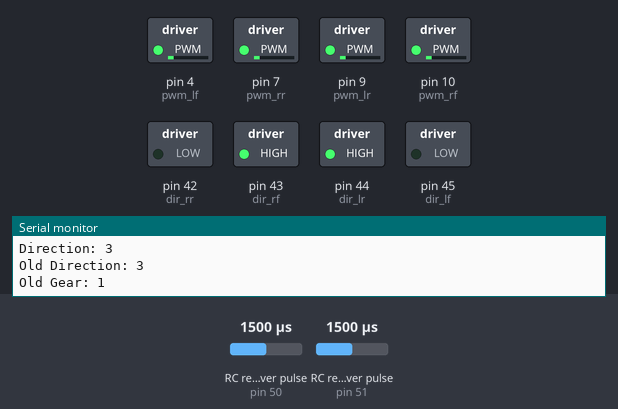
A sketch run on a simulated Arduino Mega 2560, built with avr-gcc and run on an emulated ATmega2560. On the bench: switched loads named in the sketch (green lamp = pin HIGH), the last lines printed to the serial monitor. Wiring (inferred from the names in the program): 2 × RC receiver channel: data pin 50 / data pin 51. The inputs (shaded band) are chosen by the test bench; at power-on: RC receiver pulse (sensors on pin 50, pin 51) 1500 µs.

Above: at 1.2 s.
1.3 s: RC receiver pulse (sensor on pin 50) set to 1521 µs
4.3 s: RC receiver pulse (sensor on pin 50) set to 1542 µs
At 5.2 s:
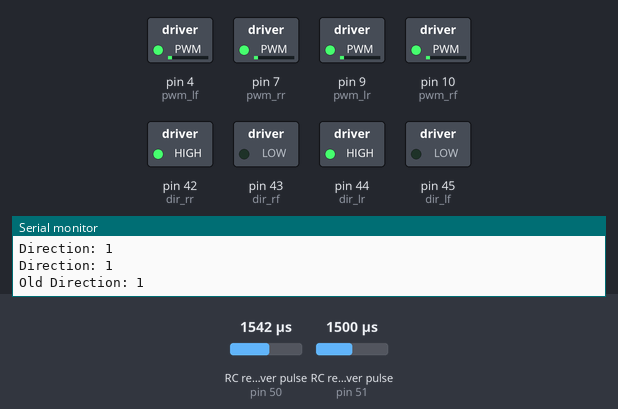
5.9 s: RC receiver pulse (sensor on pin 51) set to 1750 µs
At 6.4 s:
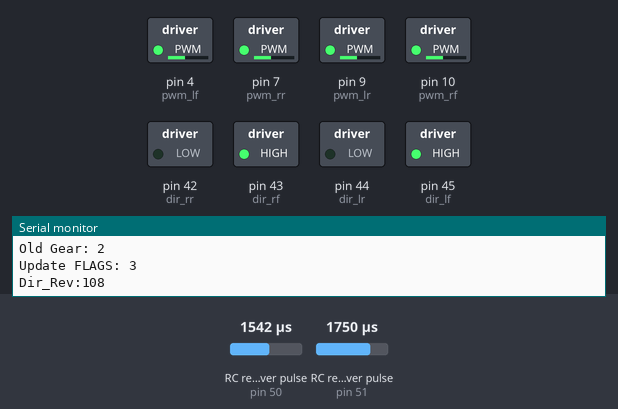
7.6 s: RC receiver pulse (sensor on pin 51) set to 1679 µs
10.6 s: RC receiver pulse (sensor on pin 51) set to 1647 µs
At 11.9 s:
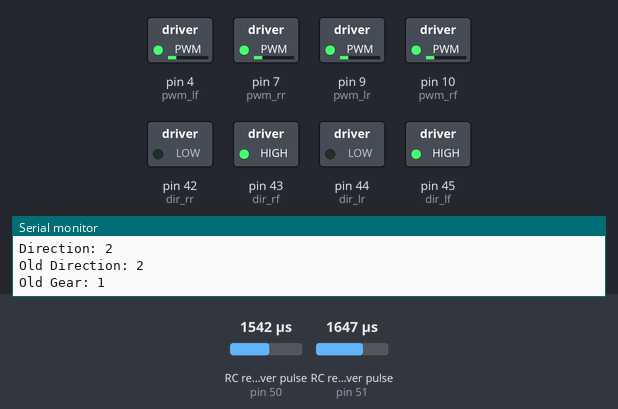
12.2 s: RC receiver pulse (sensor on pin 50) set to 1020 µs
At 12.7 s:
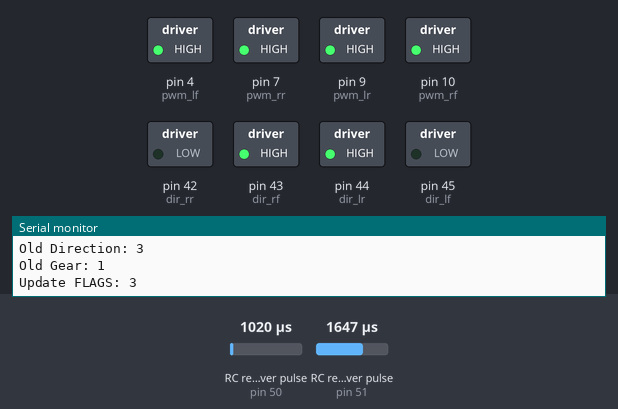
Timing chart, 0 to 14.8 s (numbered marks = the images above; inputs shaded):
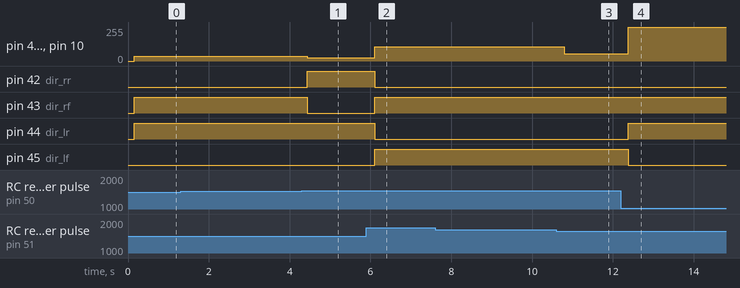

Measured:
- the behaviour switches between 1529 and 1530 µs on RC receiver pulse (sensor on pin 50) (found by bisection; images 0 and 1)
- the behaviour switches between 1662 and 1661 µs on RC receiver pulse (sensor on pin 51) (found by bisection; images 2 and 3)
- after the input at 4.3 s, pin 4 (pwm_lf), pin 7 (pwm_rr), pin 9 (pwm_lr), pin 10 (pwm_rf): 36/255 → 25/255 after 0.14 s; pin 42 (dir_rr): LOW → HIGH after 0.14 s; pin 43 (dir_rf): HIGH → LOW after 0.14 s
- after the input at 5.9 s, pin 4 (pwm_lf), pin 7 (pwm_rr), pin 9 (pwm_lr), pin 10 (pwm_rf): 25/255 → 108/255 after 0.20 s; pin 42 (dir_rr), pin 44 (dir_lr): HIGH → LOW after 0.20 s; pin 43 (dir_rf), pin 45 (dir_lf): LOW → HIGH after 0.20 s
- after the input at 10.6 s, pin 4 (pwm_lf), pin 7 (pwm_rr), pin 9 (pwm_lr), pin 10 (pwm_rf): 108/255 → 53/255 after 0.20 s
- after the input at 12.2 s, pin 4 (pwm_lf), pin 7 (pwm_rr), pin 9 (pwm_lr), pin 10 (pwm_rf): 53/255 → 255/255 after 0.18 s; pin 44 (dir_lr): LOW → HIGH after 0.18 s; pin 45 (dir_lf): HIGH → LOW after 0.18 s

The sketch:

DaguRCTestv1.ino
```cpp
#include <PinChangeInt.h>


// MultiChannel L293D
//
// rcarduino.blogspot.com
//
// A simple approach for reading two RC Channels from a hobby quality receiver
// and outputting to the common motor driver IC the L293D to drive a tracked vehicle
//
// We will use the Arduino to mix the channels to give car like steering using a standard two stick
// or pistol grip transmitter. The Aux channel will be used to switch and optional momentum mode on and off
//
// See related posts -
//
// Reading an RC Receiver - What does this signal look like and how do we read it -
// http://rcarduino.blogspot.co.uk/2012/01/how-to-read-rc-receiver-with.html
//
// The Arduino library only supports two interrupts, the Arduino pinChangeInt Library supports more than 20 -
// http://rcarduino.blogspot.co.uk/2012/03/need-more-interrupts-to-read-more.html
//
// The Arduino Servo Library supports upto 12 Servos on a single Arduino, read all about it here -
// http://rcarduino.blogspot.co.uk/2012/01/can-i-control-more-than-x-servos-with.html
//
// The wrong and then the right way to connect servos to Arduino
// http://rcarduino.blogspot.com/2012/04/servo-problems-with-arduino-part-1.html
// http://rcarduino.blogspot.com/2012/04/servo-problems-part-2-demonstration.html
//
// Using pinChangeInt library and Servo library to read three RC Channels and drive 3 RC outputs (mix of Servos and ESCs)
// http://rcarduino.blogspot.com/2012/04/how-to-read-multiple-rc-channels-draft.html
//
// rcarduino.blogspot.com
//

// if stopped and turn
// rotate on spot
// if crawling
// rotate on one side
// if forward or backward
// map

#define RC_NEUTRAL_STEERING 1572
#define RC_NEUTRAL_THROTTLE 1549

#define RC_MAX_STEERING 2076
#define RC_MAX_THROTTLE 2024

#define RC_MIN_STEERING 1124
#define RC_MIN_THROTTLE 1064

#define RC_DEADBAND 40

uint16_t unSteeringMin = RC_MIN_THROTTLE;
uint16_t unSteeringMax = RC_MAX_STEERING;
uint16_t unSteeringCenter = RC_NEUTRAL_STEERING;

uint16_t unThrottleMin = RC_MIN_THROTTLE;
uint16_t unThrottleMax = RC_MAX_THROTTLE;
uint16_t unThrottleCenter = RC_NEUTRAL_THROTTLE;


uint16_t ThrottleDeadBandMax = RC_NEUTRAL_THROTTLE + RC_DEADBAND;
uint16_t ThrottleDeadBandMin = RC_NEUTRAL_THROTTLE - RC_DEADBAND;
uint16_t SteeringDeadBandMax = RC_NEUTRAL_STEERING + RC_DEADBAND;
uint16_t SteeringDeadBandMin = RC_NEUTRAL_STEERING - RC_DEADBAND;

#define PWM_MIN 0
#define PWM_MAX 255

#define GEAR_NONE 1
#define GEAR_IDLE 1
#define GEAR_FULL 2
#define GEAR_NEUTRAL 3

// Assign your channel in pins
int THROTTLE_IN_PIN = 51;
int STEERING_IN_PIN = 50;

//Dagu 4 channel motor controller
//Motors
const int pwm_lf = 4;    //PWM for CH1 LF
const int pwm_rr = 7;   //PWM for CH4 RR  - Revserved Encoder pins to make postive
const int pwm_lr = 9;   //PWM for CH2 LR
const int pwm_rf = 10;  //PWM for CH3 RF

const int dir_lf = 45;  //DIR for CH1 LF
const int dir_rr = 42;  //DIR for CH4 RR
const int dir_lr = 44;  //DIR for CH2 LR
const int dir_rf = 43;  //DIR for CH3 RF

const float lf_mtr_adj = 1.5;
const float rr_mtr_adj = 0.97;
const float lr_mtr_adj = 1.15;
const float rf_mtr_adj = 1.0;

// These bit flags are set in bUpdateFlagsShared to indicate which
// channels have new signals
#define THROTTLE_FLAG 1
#define STEERING_FLAG 2

// holds the update flags defined above
volatile uint8_t bUpdateFlagsShared;

// shared variables are updated by the ISR and read by loop.
// In loop we immediatley take local copies so that the ISR can keep ownership of the
// shared ones. To access these in loop
// we first turn interrupts off with noInterrupts
// we take a copy to use in loop and the turn interrupts back on
// as quickly as possible, this ensures that we are always able to receive new signals
volatile uint16_t unThrottleInShared;
volatile uint16_t unSteeringInShared;

// These are used to record the rising edge of a pulse in the calcInput functions
// They do not need to be volatile as they are only used in the ISR. If we wanted
// to refer to these in loop and the ISR then they would need to be declared volatile
uint32_t ulThrottleStart;
uint32_t ulSteeringStart;

uint8_t gThrottle = 0;
uint8_t gGear = GEAR_NONE;
uint8_t gOldGear = GEAR_NONE;

const byte CW = 0;
const byte CCW = 1;

#define DIRECTION_STOP 0
#define DIRECTION_FORWARD 1
#define DIRECTION_REVERSE 2
#define DIRECTION_ROTATE_RIGHT 3
#define DIRECTION_ROTATE_LEFT 4

uint8_t gThrottleDirection = DIRECTION_STOP;
uint8_t gDirection = DIRECTION_STOP;
uint8_t gOldDirection = DIRECTION_STOP;
uint8_t throttleLeft;
uint8_t throttleRight;

#define IDLE_MAX 60

#define MODE_RUN 1
#define MODE_PROGRAM 0

uint8_t gMode = MODE_RUN;
uint32_t ulProgramModeExitTime = 0;


void setup()
{
  Serial.begin(9600);

  Serial.println("RCChannelsTo293");

  //signal output port
  //set all of the outputs for the motor driver

  pinMode(dir_lf, OUTPUT);
  pinMode(dir_rr, OUTPUT);
  pinMode(dir_lr, OUTPUT);
  pinMode(dir_rf, OUTPUT);

  // ISR for all channels

  PCintPort::attachInterrupt(THROTTLE_IN_PIN, calcThrottle, CHANGE);
  PCintPort::attachInterrupt(STEERING_IN_PIN, calcSteering, CHANGE);
  Serial.println("push the controls");
}

void loop()
{
  Serial.println();
  // create local variables to hold a local copies of the channel inputs
  // these are declared static so that thier values will be retained
  // between calls to loop.
  static uint16_t unThrottleIn;
  static uint16_t unSteeringIn;

  // local copy of update flags
  static uint8_t bUpdateFlags;

  // check shared update flags to see if any channels have a new signal
  Serial.print("Update FLAGS: ");Serial.println(bUpdateFlagsShared);
  if(bUpdateFlagsShared)
  {
    noInterrupts(); // turn interrupts off quickly while we take local copies of the shared variables

    // take a local copy of which channels were updated in case we need to use this in the rest of loop
    bUpdateFlags = bUpdateFlagsShared;

    // in the current code, the shared values are always populated
    // so we could copy them without testing the flags
    // however in the future this could change, so lets
    // only copy when the flags tell us we can.

    if(bUpdateFlags & THROTTLE_FLAG)
    {
		  unThrottleIn = unThrottleInShared;
    }

    if(bUpdateFlags & STEERING_FLAG)
    {
		  unSteeringIn = unSteeringInShared;
    }

    // clear shared copy of updated flags as we have already taken the updates
    // we still have a local copy if we need to use it in bUpdateFlags
    bUpdateFlagsShared = 0;

    interrupts(); // we have local copies of the inputs, so now we can turn interrupts back on
    // as soon as interrupts are back on, we can no longer use the shared copies, the interrupt
    // service routines own these and could update them at any time. During the update, the
    // shared copies may contain junk. Luckily we have our local copies to work with :-)

  }

  // do any processing from here onwards
  // only use the local values unAuxIn, unThrottleIn and unSteeringIn, the shared
  // variables unAuxInShared, unThrottleInShared, unSteeringInShared are always owned by
  // the interrupt routines and should not be used in loop

  // we are checking to see if the channel value has changed, this is indicated
  // by the flags. For the simple pass through we don't really need this check,
  // but for a more complex project where a new signal requires significant processing
  // this allows us to only calculate new values when we have new inputs, rather than
  // on every cycle.
  if(bUpdateFlags & THROTTLE_FLAG)
    {
      // A good idea would be to check the before and after value,
      // if they are not equal we are receiving out of range signals
      // this could be an error, interference or a transmitter setting change
      // in any case its a good idea to at least flag it to the user somehow
      unThrottleIn = constrain(unThrottleIn, unThrottleMin, unThrottleMax);

      if(unThrottleIn < unThrottleCenter) //For my Futaba 2ch reverse is less than center
      { //Changed unThrottleMax to min
        gThrottle = map(unThrottleIn, unThrottleCenter, unThrottleMin, PWM_MIN, PWM_MAX );
        gThrottleDirection = DIRECTION_FORWARD;
        Serial.print("Dir_Fwd:"); Serial.println(gThrottle);
      }
      else
      {
        gThrottle = map(unThrottleIn, unThrottleCenter, unThrottleMax, PWM_MIN, PWM_MAX );
        gThrottleDirection = DIRECTION_REVERSE;
        Serial.print("Dir_Rev:"); Serial.println(gThrottle);
      }

      //if(gThrottle < IDLE_MAX && rangeTest(unThrottleIn, ThrottleDeadBandMin, ThrottleDeadBandMax) &&
		//     rangeTest(unSteeringIn, SteeringDeadBandMin, SteeringDeadBandMax)) {
		if(gThrottle < IDLE_MAX) {
			gGear = GEAR_IDLE;
		//} else if(gThrottle >= IDLE_MAX) {
		} else if(rangeTest(unThrottleIn, ThrottleDeadBandMin, ThrottleDeadBandMax) &&
        rangeTest(unSteeringIn, SteeringDeadBandMin, SteeringDeadBandMax)) {
      gGear = GEAR_NEUTRAL;
		} else {
			gGear = GEAR_FULL;
		//} else {
		//	gGear = GEAR_NONE;
		}
		Serial.print("gGear: "); Serial.println(gGear);
    }
  if(bUpdateFlags & STEERING_FLAG)
    {
      throttleLeft = gThrottle;
      throttleRight = gThrottle;

      gDirection = gThrottleDirection;
      Serial.print("Direction: "); Serial.println(gDirection);

      // see previous comments regarding trapping out of range errors
      // this is left for the user to decide how to handle and flag
      unSteeringIn = constrain(unSteeringIn, unSteeringMin, unSteeringMax);

      // if idle spin on spot
      switch(gGear)
      {
      case GEAR_IDLE:
	    // same changes for steering as for throttle
        if(unSteeringIn < (unSteeringCenter - RC_DEADBAND))
        {
          gDirection = DIRECTION_ROTATE_RIGHT;
          // use steering to set throttle
          throttleRight = throttleLeft = map(unSteeringIn, unSteeringCenter, unSteeringMin, PWM_MIN, PWM_MAX);
          Serial.print("Rotate Right: "); Serial.println(throttleRight);
        } else if(unSteeringIn > (unSteeringCenter + RC_DEADBAND))
          {
            gDirection = DIRECTION_ROTATE_LEFT;
            // use steering to set throttle
            throttleRight = throttleLeft = map(unSteeringIn, unSteeringMax, unSteeringCenter, PWM_MIN, PWM_MAX);
            Serial.print("Rotate Left: "); Serial.println(throttleRight);
          }
        break;
      // if not idle proportionally restrain inside track to turn vehicle around it
      case GEAR_FULL:
        if(unSteeringIn < (unSteeringCenter - RC_DEADBAND))
        {
          throttleRight = map(unSteeringIn, unSteeringCenter, unSteeringMin, gThrottle, PWM_MIN);
          Serial.print("Turn Right: "); Serial.print(throttleRight);
          Serial.print("Turn Right: "); Serial.println(throttleLeft);
        } else if(unSteeringIn > (unSteeringCenter + RC_DEADBAND)) {
            throttleLeft = map(unSteeringIn, unSteeringMax, unSteeringCenter, PWM_MIN, gThrottle);
            Serial.print("Turn Right: "); Serial.print(throttleRight);
            Serial.print("Turn Right: "); Serial.println(throttleLeft);
          }
        break;
      case GEAR_NEUTRAL:
        gDirection = DIRECTION_STOP;
        break;
      }
    }

  Serial.print("Direction: "); Serial.println(gDirection);
  Serial.print("Old Direction: "); Serial.println(gOldDirection);
  Serial.print("Old Gear: "); Serial.println(gOldGear);
  if((gDirection != gOldDirection) || (gGear != gOldGear))
  {
    gOldDirection = gDirection;
    gOldGear = gGear;

	analogWrite(pwm_lf, 0);
	analogWrite(pwm_rr, 0);
	analogWrite(pwm_lr, 0);
	analogWrite(pwm_rf, 0);

  switch(gDirection)
    {
    case DIRECTION_FORWARD:
      digitalWrite(dir_lf, CW);
      digitalWrite(dir_rr, CCW);
      digitalWrite(dir_lr, CCW);
      digitalWrite(dir_rf, CW);

	  analogWrite (pwm_lf, throttleLeft);
      analogWrite (pwm_lr, throttleLeft);
      analogWrite (pwm_rr, throttleRight);
      analogWrite (pwm_rf, throttleRight);
      break;
    case DIRECTION_REVERSE:
      digitalWrite(dir_lf, CCW);
      digitalWrite(dir_rr, CW);
      digitalWrite(dir_lr, CW);
      digitalWrite(dir_rf, CCW);

	  analogWrite (pwm_lf, throttleLeft);
      analogWrite (pwm_lr, throttleLeft);
      analogWrite (pwm_rr, throttleRight);
      analogWrite (pwm_rf, throttleRight);
      break;
    case DIRECTION_ROTATE_LEFT:
      digitalWrite(dir_lf, CCW);
      digitalWrite(dir_rr, CCW);
      digitalWrite(dir_lr, CW);
      digitalWrite(dir_rf, CW);

	  analogWrite (pwm_lf, throttleLeft);
      analogWrite (pwm_lr, throttleLeft);
      analogWrite (pwm_rr, throttleRight);
      analogWrite (pwm_rf, throttleRight);
      break;
    case DIRECTION_ROTATE_RIGHT:
      digitalWrite(dir_lf, CW);
      digitalWrite(dir_rr, CW);
      digitalWrite(dir_lr, CCW);
      digitalWrite(dir_rf, CCW);

	  analogWrite (pwm_lf, throttleLeft);
      analogWrite (pwm_lr, throttleLeft);
      analogWrite (pwm_rr, throttleRight);
      analogWrite (pwm_rf, throttleRight);
      break;
    case DIRECTION_STOP:
      analogWrite(pwm_lf, 0);
      analogWrite(pwm_rr, 0);
      analogWrite(pwm_lr, 0);
      analogWrite(pwm_rf, 0);
      break;
      }
   }

  bUpdateFlags = 0;
}


// simple interrupt service routine
void calcThrottle() {
  // if the pin is high, its a rising edge of the signal pulse, so lets record its value
  if(digitalRead(THROTTLE_IN_PIN) == HIGH) {
    ulThrottleStart = micros();
   } else {
    // else it must be a falling edge, so lets get the time and subtract the time of the rising edge
    // this gives use the time between the rising and falling edges i.e. the pulse duration.
    unThrottleInShared = (uint16_t)(micros() - ulThrottleStart);

    // use set the throttle flag to indicate that a new throttle signal has been received
    bUpdateFlagsShared |= THROTTLE_FLAG;
   }
}

void calcSteering(){
  if(digitalRead(STEERING_IN_PIN) == HIGH) {
		ulSteeringStart = micros();
	} else {
		unSteeringInShared = (uint16_t)(micros() - ulSteeringStart);
		bUpdateFlagsShared |= STEERING_FLAG;
	}
}

bool rangeTest(uint16_t number, uint16_t lower, uint16_t upper) {
  // use a < for an inclusive lower bound and exclusive upper bound
  // use <= for an inclusive lower bound and inclusive upper bound
  // alternatively, if the upper bound is inclusive and you can pre-calculate
  //  upper-lower, simply add + 1 to upper-lower and use the < operator.
  if ((unsigned)(number-lower) <= (upper-lower)) {
    return true;
    } else {
      return false;
    }
}
```
